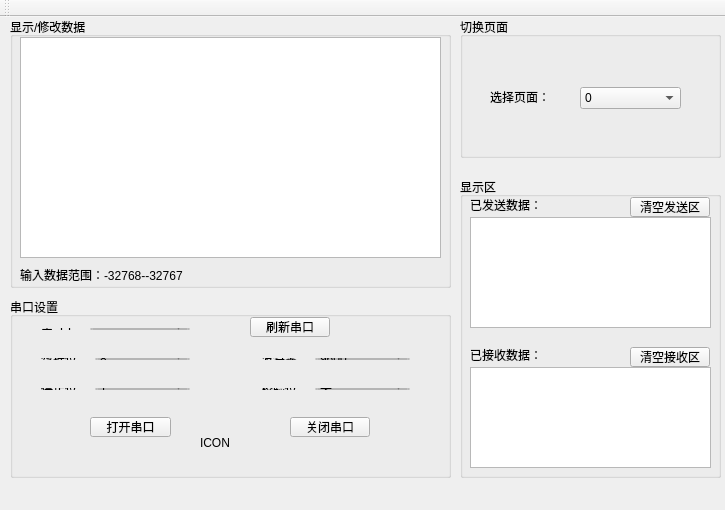
<?xml version="1.0" encoding="UTF-8"?>
<ui version="4.0">
 <class>DwinTest</class>
 <widget class="QMainWindow" name="DwinTest">
  <property name="geometry">
   <rect>
    <x>0</x>
    <y>0</y>
    <width>725</width>
    <height>510</height>
   </rect>
  </property>
  <property name="sizePolicy">
   <sizepolicy hsizetype="Fixed" vsizetype="Fixed">
    <horstretch>0</horstretch>
    <verstretch>0</verstretch>
   </sizepolicy>
  </property>
  <property name="windowTitle">
   <string>DwinTest</string>
  </property>
  <widget class="QWidget" name="centralWidget">
   <widget class="QGroupBox" name="modifyDataGroupBox">
    <property name="geometry">
     <rect>
      <x>10</x>
      <y>0</y>
      <width>441</width>
      <height>271</height>
     </rect>
    </property>
    <property name="title">
     <string>显示/修改数据</string>
    </property>
    <widget class="QLabel" name="label_4">
     <property name="geometry">
      <rect>
       <x>10</x>
       <y>250</y>
       <width>171</width>
       <height>16</height>
      </rect>
     </property>
     <property name="text">
      <string>输入数据范围：-32768--32767</string>
     </property>
    </widget>
    <widget class="QTableView" name="tableView">
     <property name="geometry">
      <rect>
       <x>10</x>
       <y>20</y>
       <width>421</width>
       <height>221</height>
      </rect>
     </property>
    </widget>
   </widget>
   <widget class="QGroupBox" name="groupBox">
    <property name="geometry">
     <rect>
      <x>460</x>
      <y>0</y>
      <width>261</width>
      <height>141</height>
     </rect>
    </property>
    <property name="title">
     <string>切换页面</string>
    </property>
    <widget class="QComboBox" name="SwitchPageComboBox">
     <property name="geometry">
      <rect>
       <x>120</x>
       <y>70</y>
       <width>101</width>
       <height>22</height>
      </rect>
     </property>
     <item>
      <property name="text">
       <string>0</string>
      </property>
     </item>
     <item>
      <property name="text">
       <string>1</string>
      </property>
     </item>
     <item>
      <property name="text">
       <string>2</string>
      </property>
     </item>
    </widget>
    <widget class="QLabel" name="label">
     <property name="geometry">
      <rect>
       <x>30</x>
       <y>70</y>
       <width>61</width>
       <height>20</height>
      </rect>
     </property>
     <property name="text">
      <string>选择页面：</string>
     </property>
    </widget>
   </widget>
   <widget class="QGroupBox" name="groupBox_3">
    <property name="geometry">
     <rect>
      <x>460</x>
      <y>160</y>
      <width>261</width>
      <height>301</height>
     </rect>
    </property>
    <property name="title">
     <string>显示区</string>
    </property>
    <widget class="QPushButton" name="clearReceivedDataBtn">
     <property name="geometry">
      <rect>
       <x>170</x>
       <y>170</y>
       <width>80</width>
       <height>20</height>
      </rect>
     </property>
     <property name="text">
      <string>清空接收区</string>
     </property>
    </widget>
    <widget class="QLabel" name="label_9">
     <property name="geometry">
      <rect>
       <x>10</x>
       <y>170</y>
       <width>91</width>
       <height>16</height>
      </rect>
     </property>
     <property name="text">
      <string>已接收数据：</string>
     </property>
    </widget>
    <widget class="QTextBrowser" name="receivedTextBrowser">
     <property name="geometry">
      <rect>
       <x>10</x>
       <y>190</y>
       <width>241</width>
       <height>101</height>
      </rect>
     </property>
    </widget>
    <widget class="QPushButton" name="clearSendDataBtn">
     <property name="geometry">
      <rect>
       <x>170</x>
       <y>20</y>
       <width>80</width>
       <height>20</height>
      </rect>
     </property>
     <property name="text">
      <string>清空发送区</string>
     </property>
    </widget>
    <widget class="QTextBrowser" name="sendTextBrowser">
     <property name="geometry">
      <rect>
       <x>10</x>
       <y>40</y>
       <width>241</width>
       <height>111</height>
      </rect>
     </property>
    </widget>
    <widget class="QLabel" name="label_8">
     <property name="geometry">
      <rect>
       <x>10</x>
       <y>20</y>
       <width>71</width>
       <height>16</height>
      </rect>
     </property>
     <property name="text">
      <string>已发送数据：</string>
     </property>
    </widget>
   </widget>
   <widget class="QGroupBox" name="groupBox_2">
    <property name="geometry">
     <rect>
      <x>10</x>
      <y>280</y>
      <width>441</width>
      <height>181</height>
     </rect>
    </property>
    <property name="title">
     <string>串口设置</string>
    </property>
    <widget class="QWidget" name="layoutWidget">
     <property name="geometry">
      <rect>
       <x>20</x>
       <y>50</y>
       <width>171</width>
       <height>24</height>
      </rect>
     </property>
     <layout class="QHBoxLayout" name="horizontalLayout_3">
      <item>
       <widget class="QLabel" name="dataLenLabel">
        <property name="text">
         <string>数据位：</string>
        </property>
        <property name="buddy">
         <cstring>dataBitsComboBox</cstring>
        </property>
       </widget>
      </item>
      <item>
       <widget class="QComboBox" name="dataBitsComboBox">
        <property name="sizePolicy">
         <sizepolicy hsizetype="MinimumExpanding" vsizetype="Fixed">
          <horstretch>0</horstretch>
          <verstretch>0</verstretch>
         </sizepolicy>
        </property>
        <item>
         <property name="text">
          <string>8</string>
         </property>
        </item>
        <item>
         <property name="text">
          <string>7</string>
         </property>
        </item>
       </widget>
      </item>
     </layout>
    </widget>
    <widget class="QWidget" name="layoutWidget_2">
     <property name="geometry">
      <rect>
       <x>240</x>
       <y>80</y>
       <width>171</width>
       <height>24</height>
      </rect>
     </property>
     <layout class="QHBoxLayout" name="horizontalLayout_4">
      <item>
       <widget class="QLabel" name="parityLabel">
        <property name="text">
         <string>校验位：</string>
        </property>
        <property name="buddy">
         <cstring>parityComboBox</cstring>
        </property>
       </widget>
      </item>
      <item>
       <widget class="QComboBox" name="parityComboBox">
        <property name="sizePolicy">
         <sizepolicy hsizetype="MinimumExpanding" vsizetype="Fixed">
          <horstretch>0</horstretch>
          <verstretch>0</verstretch>
         </sizepolicy>
        </property>
        <item>
         <property name="text">
          <string>无</string>
         </property>
        </item>
        <item>
         <property name="text">
          <string>奇</string>
         </property>
        </item>
        <item>
         <property name="text">
          <string>偶</string>
         </property>
        </item>
       </widget>
      </item>
     </layout>
    </widget>
    <widget class="QWidget" name="layoutWidget_3">
     <property name="geometry">
      <rect>
       <x>240</x>
       <y>50</y>
       <width>171</width>
       <height>24</height>
      </rect>
     </property>
     <layout class="QHBoxLayout" name="horizontalLayout_2">
      <item>
       <widget class="QLabel" name="baudRateLabel">
        <property name="text">
         <string>波特率：</string>
        </property>
        <property name="buddy">
         <cstring>BaudRateComboBox</cstring>
        </property>
       </widget>
      </item>
      <item>
       <widget class="QComboBox" name="BaudRateComboBox">
        <property name="sizePolicy">
         <sizepolicy hsizetype="MinimumExpanding" vsizetype="Fixed">
          <horstretch>0</horstretch>
          <verstretch>0</verstretch>
         </sizepolicy>
        </property>
        <item>
         <property name="text">
          <string>9600</string>
         </property>
        </item>
        <item>
         <property name="text">
          <string>115200</string>
         </property>
        </item>
       </widget>
      </item>
     </layout>
    </widget>
    <widget class="QPushButton" name="updateComPortBtn">
     <property name="geometry">
      <rect>
       <x>240</x>
       <y>20</y>
       <width>80</width>
       <height>20</height>
      </rect>
     </property>
     <property name="text">
      <string>刷新串口</string>
     </property>
    </widget>
    <widget class="QWidget" name="layoutWidget_4">
     <property name="geometry">
      <rect>
       <x>20</x>
       <y>20</y>
       <width>171</width>
       <height>24</height>
      </rect>
     </property>
     <layout class="QHBoxLayout" name="horizontalLayout">
      <item>
       <widget class="QLabel" name="portNameLabel">
        <property name="sizePolicy">
         <sizepolicy hsizetype="Preferred" vsizetype="Preferred">
          <horstretch>0</horstretch>
          <verstretch>0</verstretch>
         </sizepolicy>
        </property>
        <property name="text">
         <string>串  口：</string>
        </property>
        <property name="buddy">
         <cstring>portNameComboBox</cstring>
        </property>
       </widget>
      </item>
      <item>
       <widget class="QComboBox" name="portNameComboBox">
        <property name="sizePolicy">
         <sizepolicy hsizetype="Expanding" vsizetype="Fixed">
          <horstretch>0</horstretch>
          <verstretch>0</verstretch>
         </sizepolicy>
        </property>
       </widget>
      </item>
     </layout>
    </widget>
    <widget class="QWidget" name="layoutWidget_5">
     <property name="geometry">
      <rect>
       <x>20</x>
       <y>80</y>
       <width>171</width>
       <height>24</height>
      </rect>
     </property>
     <layout class="QHBoxLayout" name="horizontalLayout_5">
      <item>
       <widget class="QLabel" name="stopLabel">
        <property name="text">
         <string>停止位：</string>
        </property>
        <property name="buddy">
         <cstring>stopBitsComboBox</cstring>
        </property>
       </widget>
      </item>
      <item>
       <widget class="QComboBox" name="stopBitsComboBox">
        <property name="sizePolicy">
         <sizepolicy hsizetype="MinimumExpanding" vsizetype="Fixed">
          <horstretch>0</horstretch>
          <verstretch>0</verstretch>
         </sizepolicy>
        </property>
        <item>
         <property name="text">
          <string>1</string>
         </property>
        </item>
        <item>
         <property name="text">
          <string>2</string>
         </property>
        </item>
       </widget>
      </item>
     </layout>
    </widget>
    <widget class="QPushButton" name="openComPortBtn">
     <property name="geometry">
      <rect>
       <x>80</x>
       <y>120</y>
       <width>81</width>
       <height>20</height>
      </rect>
     </property>
     <property name="text">
      <string>打开串口</string>
     </property>
    </widget>
    <widget class="QPushButton" name="closeComPortBtn">
     <property name="geometry">
      <rect>
       <x>280</x>
       <y>120</y>
       <width>80</width>
       <height>20</height>
      </rect>
     </property>
     <property name="text">
      <string>关闭串口</string>
     </property>
    </widget>
    <widget class="QLabel" name="iconLabel">
     <property name="geometry">
      <rect>
       <x>190</x>
       <y>120</y>
       <width>61</width>
       <height>51</height>
      </rect>
     </property>
     <property name="text">
      <string>ICON</string>
     </property>
    </widget>
   </widget>
  </widget>
  <widget class="QMenuBar" name="menuBar">
   <property name="geometry">
    <rect>
     <x>0</x>
     <y>0</y>
     <width>725</width>
     <height>22</height>
    </rect>
   </property>
  </widget>
  <widget class="QToolBar" name="mainToolBar">
   <attribute name="toolBarArea">
    <enum>TopToolBarArea</enum>
   </attribute>
   <attribute name="toolBarBreak">
    <bool>false</bool>
   </attribute>
  </widget>
 </widget>
 <layoutdefault spacing="6" margin="11"/>
 <resources/>
 <connections/>
</ui>
